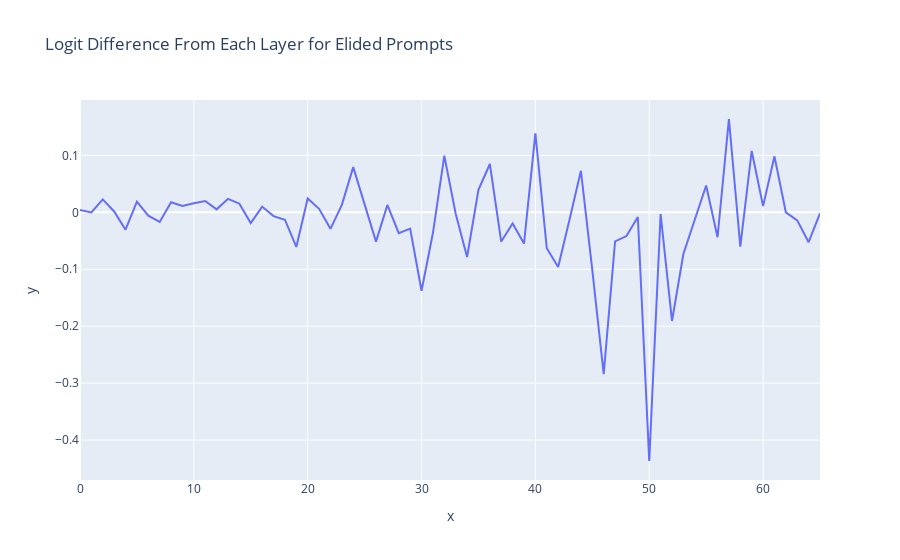

Notebook code for this chart:
### Code cell
elided_per_layer_residual, labels = elided_cache.decompose_resid(
    layer=-1, pos_slice=-1, return_labels=True
)
elided_per_layer_logit_diffs = residual_stack_to_logit_diff(
    elided_per_layer_residual, elided_cache, elided_logit_diff_directions
)
line(
    elided_per_layer_logit_diffs,
    hover_name=labels,
    title="Logit Difference From Each Layer for Elided Prompts",
)

### Figure 1 — Plotly figure (JSON) as saved in the notebook; plotly's stock layout.template omitted (floating-point values rounded to 4 significant figures)
{"data": [{"hovertemplate": "<b>%{hovertext}</b><br><br>x=%{x}<br>y=%{y}<extra></extra>", "hovertext": ["embed", "pos_embed", "0_attn_out", "0_mlp_out", "1_attn_out", "1_mlp_out", "2_attn_out", "2_mlp_out", "3_attn_out", "3_mlp_out", "4_attn_out", "4_mlp_out", "5_attn_out", "5_mlp_out", "6_attn_out", "6_mlp_out", "7_attn_out", "7_mlp_out", "8_attn_out", "8_mlp_out", "9_attn_out", "9_mlp_out", "10_attn_out", "10_mlp_out", "11_attn_out", "11_mlp_out", "12_attn_out", "12_mlp_out", "13_attn_out", "13_mlp_out", "14_attn_out", "14_mlp_out", "15_attn_out", "15_mlp_out", "16_attn_out", "16_mlp_out", "17_attn_out", "17_mlp_out", "18_attn_out", "18_mlp_out", "19_attn_out", "19_mlp_out", "20_attn_out", "20_mlp_out", "21_attn_out", "21_mlp_out", "22_attn_out", "22_mlp_out", "23_attn_out", "23_mlp_out", "24_attn_out", "24_mlp_out", "25_attn_out", "25_mlp_out", "26_attn_out", "26_mlp_out", "27_attn_out", "27_mlp_out", "28_attn_out", "28_mlp_out", "29_attn_out", "29_mlp_out", "30_attn_out", "30_mlp_out", "31_attn_out", "31_mlp_out"], "legendgroup": "", "line": {"color": "#636efa", "dash": "solid"}, "marker": {"symbol": "circle"}, "mode": "lines", "name": "", "orientation": "v", "showlegend": false, "type": "scatter", "x": [0, 1, 2, 3, 4, 5, 6, 7, 8, 9, 10, 11, 12, 13, 14, 15, 16, 17, 18, 19, 20, 21, 22, 23, 24, 25, 26, 27, 28, 29, 30, 31, 32, 33, 34, 35, 36, 37, 38, 39, 40, 41, 42, 43, 44, 45, 46, 47, 48, 49, 50, 51, 52, 53, 54, 55, 56, 57, 58, 59, 60, 61, 62, 63, 64, 65], "xaxis": "x", "y": [0.004282, -5.69e-05, 0.0227, 0.001576, -0.03055, 0.01889, -0.00574, -0.01675, 0.01776, 0.01107, 0.01587, 0.01999, 0.005274, 0.02378, 0.01522, -0.0189, 0.01009, -0.006636, -0.01298, -0.06072, 0.02431, 0.006148, -0.02892, 0.01311, 0.07947, 0.01452, -0.05142, 0.01301, -0.0365, -0.02867, -0.1376, -0.03637, 0.09941, -0.002362, -0.0785, 0.03949, 0.08495, -0.05132, -0.01951, -0.05485, 0.1386, -0.06298, -0.09587, -0.01263, 0.07301, -0.1014, -0.2841, -0.05096, -0.04168, -0.008361, -0.4367, -0.003096, -0.1909, -0.07318, -0.01286, 0.04722, -0.04371, 0.164, -0.06008, 0.1079, 0.01089, 0.09838, 6.864e-05, -0.01416, -0.05238, -0.00166], "yaxis": "y"}], "layout": {"legend": {"tracegroupgap": 0}, "title": {"text": "Logit Difference From Each Layer for Elided Prompts"}, "xaxis": {"anchor": "y", "domain": [0, 1], "title": {"text": "x"}}, "yaxis": {"anchor": "x", "domain": [0, 1], "title": {"text": "y"}}}}
